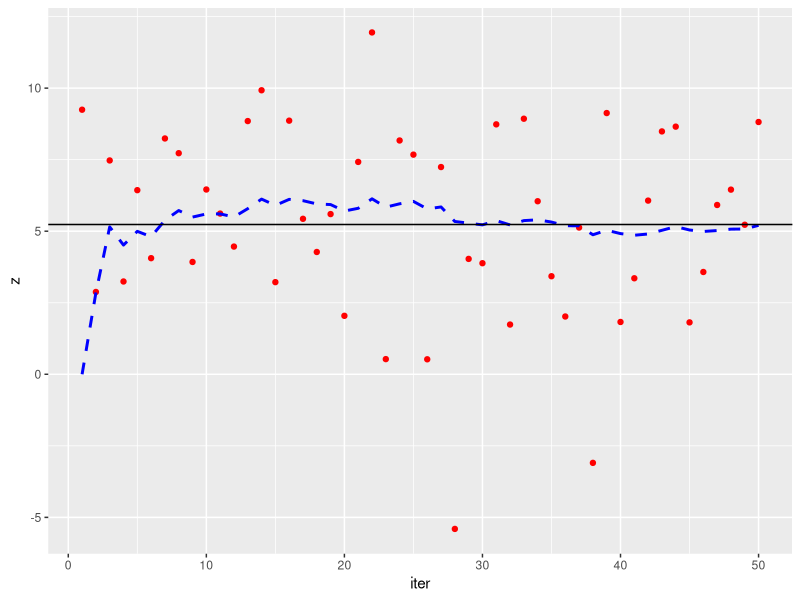

Write R code to recreate this figure.
# Kalman filtering example 
#
# Reference:
#   http://scipy.github.io/old-wiki/pages/Cookbook/KalmanFiltering
#   http://www.cs.unc.edu/~welch/kalman/kalmanIntro.html

# For fixed internal value

# x in R^n (x[k] doesn't mean kth element in x)
#     x[k] = A * x[k-1] + B * u[k] + w[k-1] 
# z in R^m
#     z[k] = H * x[k] + v[k]
# 
# time update:
#   (1) project the state ahead
#       xhat_[k] = A * xhat[k] + B * u[k]
#   (2) project the error covariance ahead
#       P_[k] = A * P[k-1] * A^T + Q
#  
# measuremenet update:
#   (1) compute kalman gain
#       K[k] = P_[k] * H^T * (H * P_[k] * H^T + R)^(-1)
#   (2) update the estimate with measurement z[k]
#       xhat[k] = xhat_[k] + K[k] * (z[k] - H * xhat_[k])
#   (3) update error covariance
#       P[k] = (1 - K[k] * H) * P_[k]


# set parameters
n_iter    = 50
true_val = 5.234324344                              # actual value
z        = rnorm(n_iter, mean = true_val, sd = 3)  # observation

Q     = 1e-5            # process variance
xhat  = rep(0, n_iter)  # a posterior estimate
P     = rep(0, n_iter)  # a posterior error estimate
xhat_ = rep(0, n_iter)  # a priori esimate
P_    = rep(0, n_iter)  # a priori error estimate
K     = rep(0, n_iter)  # gain

R     = .1 ^ 2          # estimate of measurement variance 

# initial guess
xhat[1] = 0
P[1]    = 1

# iteration
for (k in seq(2, n_iter)) {
  # time update
  xhat_[k] = xhat[k-1]
  P_[k]    = P[k-1] + Q
  
  # measurement update
  K[k]    = P_[k] / (P_[k] + R)
  xhat[k] = xhat_[k] + K[k] * (z[k] - xhat_[k])
  P[k]    = (1 - K[k]) * P_[k]
}

library(ggplot2)
df = data.frame(iter = 1:50, obs = z, filtered = xhat)
ggplot(df) + 
  geom_point(aes(x = iter, y = z), col = 'red') +
  geom_line(aes(x = iter, y = xhat), size = 1, linetype = 'dashed', col = 'blue') + 
  geom_abline(slope = 0, intercept = true_val, col = 'black')
  labs(x = 'iterations', y = 'values')
